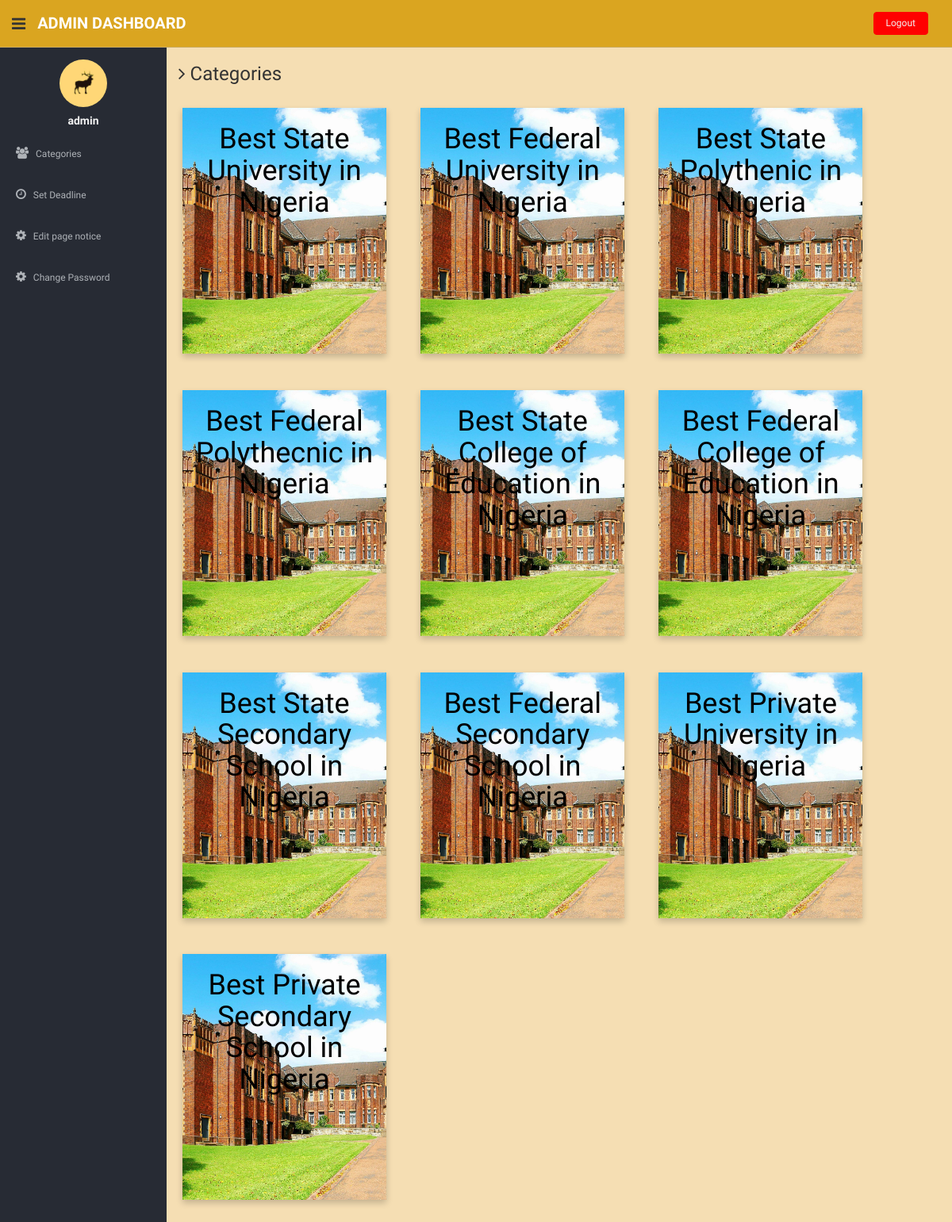
The app's page /admin@admin_page/categories.php (signed in) with its own data.
### tables this page shows
CREATE TABLE `session_names` (
  `id` int(11) NOT NULL,
  `title` varchar(90) NOT NULL,
  `word` varchar(200) NOT NULL
);

### admin@admin_page/categories.php (the view, shortened to what this page needs)
<?php
if(!$_SESSION['logon']){
    header('location: index.php');
    die();
}else{
    include 'dbconnection.php';
    if(strlen($_SESSION['id']==0)) {
        header('location:logout.php');
    }else{
            $sqlst1 = "SELECT word FROM session_names WHERE title='div1'";
        $result1 = $con->query($sqlst1);
        while($row1 = $result1->fetch_array()){
        $div1 = $row1[0];
        }
            $sqlst2 = "SELECT word FROM session_names WHERE title='div2'";
        $result2 = $con->query($sqlst2);
        while($row2 = $result2->fetch_array()){
        $div2 = $row2[0];
        }
            $sqlst3 = "SELECT word FROM session_names WHERE title='div3'";
        $result3 = $con->query($sqlst3);
        while($row3 = $result3->fetch_array()){
        $div3 = $row3[0];
        }
            $sqlst4 = "SELECT word FROM session_names WHERE title='div4'";
        $result4 = $con->query($sqlst4);
        while($row4 = $result4->fetch_array()){
        $div4 = $row4[0];
        }
            $sqlst5 = "SELECT word FROM session_names WHERE title='div5'";
        $result5 = $con->query($sqlst5);
        while($row5 = $result5->fetch_array()){
        $div5 = $row5[0];
        }
            $sqlst6 = "SELECT word FROM session_names WHERE title='div6'";
        $result6 = $con->query($sqlst6);
        while($row6 = $result6->fetch_array()){
        $div6 = $row6[0];
        }
            $sqlst7 = "SELECT word FROM session_names WHERE title='div7'";
        $result7 = $con->query($sqlst7);
        while($row7 = $result7->fetch_array()){
        $div7 = $row7[0];
        }
            $sqlst8 = "SELECT word FROM session_names WHERE title='div8'";
        $result8 = $con->query($sqlst8);
        while($row8 = $result8->fetch_array()){
        $div8 = $row8[0];
        }
            $sqlst9 = "SELECT word FROM session_names WHERE title='div9'";
        $result9 = $con->query($sqlst9);
        while($row9 = $result9->fetch_array()){
        $div9 = $row9[0];
        }
            $sqlst10 = "SELECT word FROM session_names WHERE title='div10'";
        $result10 = $con->query($sqlst10);
        while($row10 = $result10->fetch_array()){
        $div10 = $row10[0];
        }
        ?>
        <!DOCTYPE html>
        <html lang="en">
        <head>
        <link rel="stylesheet" href="../style1.css"/>
        <link rel="stylesheet" href="../link.css"/>
        <link href="assets/css/bootstrap.css" rel="stylesheet">
        <link href="assets/font-awesome/css/font-awesome.css" rel="stylesheet" />
        <link href="assets/css/style.css" rel="stylesheet">
        <link href="assets/css/style-responsive.css" rel="stylesheet">
        </head>
        <body>
        <section id="container" >
            <header class="header black-bg">
                <div class="sidebar-toggle-box">
                    <div class="fa fa-bars tooltips" data-placement="right" data-original-title="Toggle Navigation"></div>
                </div>
                <a href="#" class="logo"><b>Admin Dashboard</b></a>
                <div class="top-menu">
                    <ul class="nav pull-right top-menu">
                        <li><a class="logout" href="logout.php">Logout</a></li>
                    </ul>
                </div>
            </header>
            <aside>
                <div id="sidebar"  class="nav-collapse ">
                    <ul class="sidebar-menu" id="nav-accordion">
                        <p class="centered"><a href="#"><img src="assets/img/ui-sam.jpg" class="img-circle" width="60"></a></p>
                        <h5 class="centered"><?php echo $_SESSION['login'];?></h5>
                        <li class="sub-menu">
                            <a href="categories.php" >
                                <i class="fa fa-users"></i>
                                <span>Categories</span>
                            </a>
                        </li>
                        <li class="sub-menu">
                            <a href="set-deadline.php" >
                                <i class="fa fa-clock-o"></i>
                                <span>Set Deadline</span>
                            </a>
                        </li>
                        <li class="sub-menu">
                            <a href="notice.php">
                                <i class="fa fa-cog"></i>
                                <span>Edit page notice</span>
                            </a>
                        </li>
                        <li class="sub-menu">
                            <a href="change-password.php">
                                <i class="fa fa-cog"></i>
                                <span>Change Password</span>
                            </a>
                        </li>
                    </ul>
                </div>
            </aside>
            <section id="main-content">
                <section class="wrapper">
                    <h3><i class="fa fa-angle-right"></i> Categories</h3>
                    <div class="row">
                    <div class="flip-card">
                        <div class="flip-card-inner">
                            <div class="flip-card-front">
                            <h1><?php echo $div1; ?></h1>
                            </div>
                            <div class="flip-card-back">
                            <h1><?php echo $div1; ?></h1>
                            <p><a class="content" id="ones" href="http://localhost/vp/admin@admin_page/div1/nominees111.php">See nominees</a></p>
                            <p><a class="content" id="ones" href="http://localhost/vp/admin@admin_page/div1/shortlist11.php">Shortlisted</a></p>
                            <p><a class="content" id="ones" href="http://localhost/vp/admin@admin_page/div1/vote1.php">View vote</a></p>
                            <p><a class="content" id="ones" href="http://localhost/vp/admin@admin_page/div1/cat1.php">Edit category name</a></p>
                            </div>
                        </div>
                    </div>
                    <div class="flip-card">
                        <div class="flip-card-inner">
                            <div class="flip-card-front">
                            <h1><?php echo $div2; ?></h1>
                            </div>
                            <div class="flip-card-back">
                            <h1><?php echo $div2; ?></h1>
                            <p><a class="content" id="ones" href="http://localhost/vp/admin@admin_page/div2/nominees222.php">See nominees</a></p>
                            <p><a class="content" id="ones" href="http://localhost/vp/admin@admin_page/div2/shortlist22.php">Shortlisted</a></p>
                            <p><a class="content" id="ones" href="http://localhost/vp/admin@admin_page/div2/vote2.php">View vote</a></p>
                            <p><a class="content" id="ones" href="http://localhost/vp/admin@admin_page/div2/cat2.php">Edit category name</a></p>
                            </div>
                        </div>
                    </div>
                    <div class="flip-card">
                        <div class="flip-card-inner">
                            <div class="flip-card-front">
                            <h1><?php echo $div3; ?></h1>
                            </div>
                            <div class="flip-card-back">
                            <h1><?php echo $div3; ?></h1>
                            <p><a class="content" id="ones" href="http://localhost/vp/admin@admin_page/div3/nominees333.php">See nominees</a></p>
                            <p><a class="content" id="ones" href="http://localhost/vp/admin@admin_page/div3/shortlist33.php">Shortlisted</a></p>
                            <p><a class="content" id="ones" href="http://localhost/vp/admin@admin_page/div3/vote3.php">View vote</a></p>
                            <p><a class="content" id="ones" href="http://localhost/vp/admin@admin_page/div3/cat3.php">Edit category name</a></p>
                            </div>
                        </div>
                    </div>
                    <div class="flip-card">
                        <div class="flip-card-inner">
                            <div class="flip-card-front">
                            <h1><?php echo $div4; ?></h1>
                            </div>
                            <div class="flip-card-back">
                            <h1><?php echo $div4; ?></h1>
                            <p><a class="content" id="ones" href="http://localhost/vp/admin@admin_page/div4/nominees444.php">See nominees</a></p>
                            <p><a class="content" id="ones" href="http://localhost/vp/admin@admin_page/div4/shortlist44.php">Shortlisted</a></p>
                            <p><a class="content" id="ones" href="http://localhost/vp/admin@admin_page/div4/vote4.php">View vote</a></p>
                            <p><a class="content" id="ones" href="http://localhost/vp/admin@admin_page/div4/cat4.php">Edit category name</a></p>
                            </div>
                        </div>
                    </div>
                    <div class="flip-card">
                        <div class="flip-card-inner">
                            <div class="flip-card-front">
                            <h1><?php echo $div5; ?></h1>
                            </div>
                            <div class="flip-card-back">
                            <h1><?php echo $div5; ?></h1>
                            <p><a class="content" id="ones" href="http://localhost/vp/admin@admin_page/div5/nominees555.php">See nominees</a></p>
                            <p><a class="content" id="ones" href="http://localhost/vp/admin@admin_page/div5/shortlist55.php">Shortlisted</a></p>
                            <p><a class="content" id="ones" href="http://localhost/vp/admin@admin_page/div5/vote5.php">View vote</a></p>
                            <p><a class="content" id="ones" href="http://localhost/vp/admin@admin_page/div5/cat5.php">Edit category name</a></p>
                            </div>
                        </div>
                    </div>
                    <div class="flip-card">
                        <div class="flip-card-inner">
                            <div class="flip-card-front">
                            <h1><?php echo $div6; ?></h1>
                            </div>
                            <div class="flip-card-back">
                            <h1><?php echo $div6; ?></h1>
                            <p><a class="content" id="ones" href="http://localhost/vp/admin@admin_page/div6/nominees666.php">See nominees</a></p>
                            <p><a class="content" id="ones" href="http://localhost/vp/admin@admin_page/div6/shortlist66.php">Shortlisted</a></p>
                            <p><a class="content" id="ones" href="http://localhost/vp/admin@admin_page/div6/vote6.php">View vote</a></p>
                            <p><a class="content" id="ones" href="http://localhost/vp/admin@admin_page/div6/cat6.php">Edit category name</a></p>
                            </div>
                        </div>
                    </div>
                    <div class="flip-card">
                        <div class="flip-card-inner">
                            <div class="flip-card-front">
                            <h1><?php echo $div7; ?></h1>
                            </div>
                            <div class="flip-card-back">
                            <h1><?php echo $div7; ?></h1>
                            <p><a class="content" id="ones" href="http://localhost/vp/admin@admin_page/div7/nominees777.php">See nominees</a></p>
                            <p><a class="content" id="ones" href="http://localhost/vp/admin@admin_page/div7/shortlist77.php">Shortlisted</a></p>
                            <p><a class="content" id="ones" href="http://localhost/vp/admin@admin_page/div7/vote7.php">View vote</a></p>
                            <p><a class="content" id="ones" href="http://localhost/vp/admin@admin_page/div7/cat7.php">Edit category name</a></p>
                            </div>
                        </div>
                    </div>
                    <div class="flip-card">
                        <div class="flip-card-inner">
                            <div class="flip-card-front">
                            <h1><?php echo $div8; ?></h1>
                            </div>
                            <div class="flip-card-back">
                            <h1><?php echo $div8; ?></h1>
                            <p><a class="content" id="ones" href="http://localhost/vp/admin@admin_page/div8/nominees888.php">See nominees</a></p>
                            <p><a class="content" id="ones" href="http://localhost/vp/admin@admin_page/div8/shortlist88.php">Shortlisted</a></p>
                            <p><a class="content" id="ones" href="http://localhost/vp/admin@admin_page/div8/vote8.php">View vote</a></p>
                            <p><a class="content" id="ones" href="http://localhost/vp/admin@admin_page/div8/cat8.php">Edit category name</a></p>
                            </div>
                        </div>
                    </div>
                    <div class="flip-card">
                        <div class="flip-card-inner">
                            <div class="flip-card-front">
                            <h1><?php echo $div9; ?></h1>
                            </div>
                            <div class="flip-card-back">
                            <h1><?php echo $div9; ?></h1>
                            <p><a class="content" id="ones" href="http://localhost/vp/admin@admin_page/div9/nominees999.php">See nominees</a></p>
                            <p><a class="content" id="ones" href="http://localhost/vp/admin@admin_page/div9/shortlist99.php">Shortlisted</a></p>
                            <p><a class="content" id="ones" href="http://localhost/vp/admin@admin_page/div9/vote9.php">View vote</a></p>
                            <p><a class="content" id="ones" href="http://localhost/vp/admin@admin_page/div9/cat9.php">Edit category name</a></p>
                            </div>
                        </div>
                    </div>
                    <div class="flip-card">
                        <div class="flip-card-inner">
                            <div class="flip-card-front">
                            <h1><?php echo $div10; ?></h1>
                            </div>
                            <div class="flip-card-back">
                            <h1><?php echo $div10; ?></h1>
                            <p><a class="content" id="ones" href="http://localhost/vp/admin@admin_page/div10/nominees101010.php">See nominees</a></p>
                            <p><a class="content" id="ones" href="http://localhost/vp/admin@admin_page/div10/shortlist1010.php">Shortlisted</a></p>
                            <p><a class="content" id="ones" href="http://localhost/vp/admin@admin_page/div10/vote10.php">View vote</a></p>
                            <p><a class="content" id="ones" href="http://localhost/vp/admin@admin_page/div10/cat10.php">Edit category name</a></p>
                            </div>
                        </div>
                    </div>
                    </div>
                </section>
            </section>
        </section>
        </body>
        </html>
<?php }} ?>

### records on screen
session_names: word "Best State University in Nigeria"
session_names: word "Best Federal University in Nigeria"
session_names: word "Best State Polythenic in Nigeria"
session_names: word "Best Federal Polythecnic in Nigeria"
session_names: word "Best State College of Education in Nigeria"
session_names: word "Best Federal College of Education in Nigeria"
session_names: word "Best State Secondary School in Nigeria"
session_names: word "Best Federal Secondary School in Nigeria"
session_names: word "Best Private University in Nigeria"
session_names: word "Best Private Secondary School in Nigeria"

### other values on screen
$_SESSION['login'] "admin"
